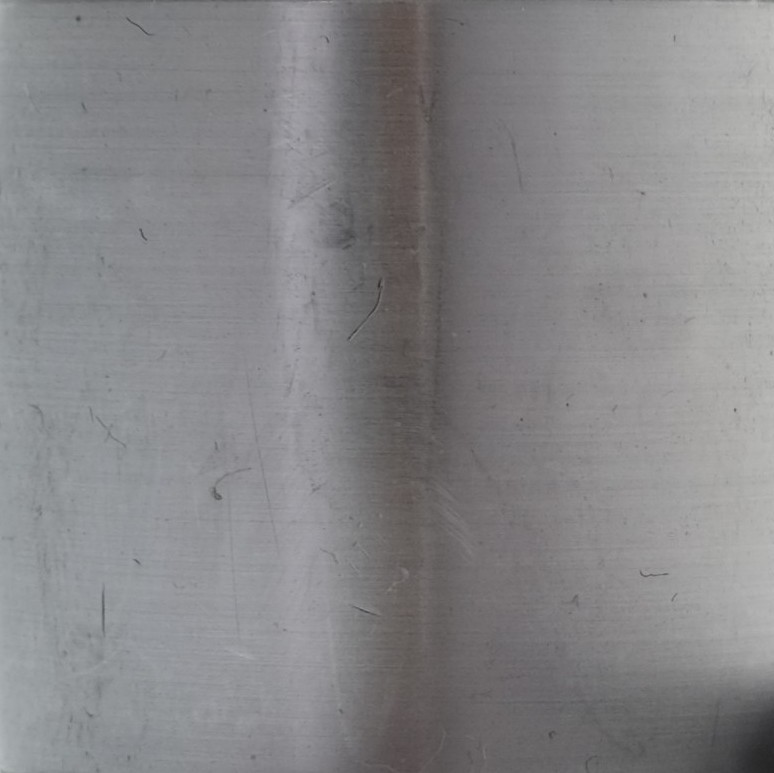
#> input picture test_images/bearing_scrached_fuji_tunnel.jpg, 774 x 773 px
$ jupyter execute --allow-errors bearing_derivative.ipynb
#> lines starting #> are read from the running program, lines starting #| are printed output that depends on the picture; after the words box and inside, x2 and y2 are one past the last pixel; in counts of white or black regions, pixels touching at a corner belong together
### lib/image_lib.py
import sys
import os
import numpy as np
import matplotlib.pyplot as plt
from PIL import Image


def load_img(filename, size=(512, 512), color=False, array=True):

    """Load and return an image-object from the standard path."""
#> called with filename = 'bearing_scrached_fuji_tunnel.jpg', size = (512, 512), color = False, array = True
    path = os.getcwd()
    test_images_path = '/home/tintin/rongheng/cv/test_images/'
    os.chdir(test_images_path)
    try:
        img = Image.open(filename)
#> img is the input picture: PIL image 774x773 RGB; mean R, G, B 134.2, 133.6, 135.6
    except FileNotFoundError:
        print("Error: Image", filename ,"not found")
        sys.exit(1)
    # Back to original path
    os.chdir(path)

    height, width = size
    img.thumbnail((width, height))
#> img: PIL image 512x511 RGB

    if not color:
        # convert to grayscale
        img = img.convert('L')
#> img: PIL image 512x511 L

    if array:
        # return as np.array
        img_array = np.array(img)
        return img_array
    else:
        # return as Pillow.Image
        return img


# [47 lines left out: functions save_img, img_list, resize_img, show_hist, eq_hist, not called in this run]


def show_img(*images, size=(10, 10), color="", vmin=0, vmax=255):
    """Display one or multiple images given as an np.array."""
    image = (i for i in images)
    rows = int(np.round(np.sqrt(len(images))))
    columns = int(np.ceil(np.sqrt(len(images))))

    fig, grid = plt.subplots(rows, columns, squeeze=False,figsize=size)
    frames = [frame for row in grid for frame in row]
    for frame in frames:
        frame.axis("off")
        try:
            if not color:
                if vmax == 255:
                    frame.imshow(next(image))
                else:
                    frame.imshow(next(image), vmin=vmin, vmax=vmax)
            elif color == "bw":
                frame.imshow(next(image), cmap="gray", vmin=vmin, vmax=vmax)
            else:
                frame.imshow(next(image), cmap=color, vmin=vmin, vmax=vmax)
        except StopIteration:
            break
    plt.show()


# [4 lines left out: function normalize, not called in this run]


# [9 lines that do not run on import are left out]

### lib/edge_lib.py
"""Functions to calculate image derivatives."""

import numpy as np
import matplotlib.pyplot as plt
import scipy.ndimage as filters


def threshold(img, threshold, percent=False, invert=False):
    if percent:
        threshold = img.max() * threshold

    """Replace all values bellow a given threshold with 0 rest 255."""
    if invert:
        thresholded_img = np.where(img >= threshold, 0, img)
    else:
        thresholded_img = np.where(img <= threshold, 0, img)

    return thresholded_img


# [93 lines left out: functions derivative, harris_response, get_points, overlay_points, not called in this run]

### notebooks/applications/bearing_derivative.ipynb
[cell 1]
import numpy as np
from scipy import signal as sg
from scipy.ndimage import filters, measurements as measure, morphology as morph

from skimage.morphology import skeletonize
from skimage.measure import label, regionprops

import sys
sys.path.append("/home/tintin/rongheng/cv/")
from lib.image_lib import load_img, show_img, show_hist, resize_img, save_img
from lib.edge_lib import threshold, get_points, overlay_points


img = load_img("bearing_scrached_fuji_tunnel.jpg")

# Sharpening

[cell 2]
sharp_kernel = np.array([[0, -1, 0],
                    [-1, 5, -1],
                    [0, -1, 0]])

sharp_img = sg.convolve(sharp_kernel, img, 'valid')
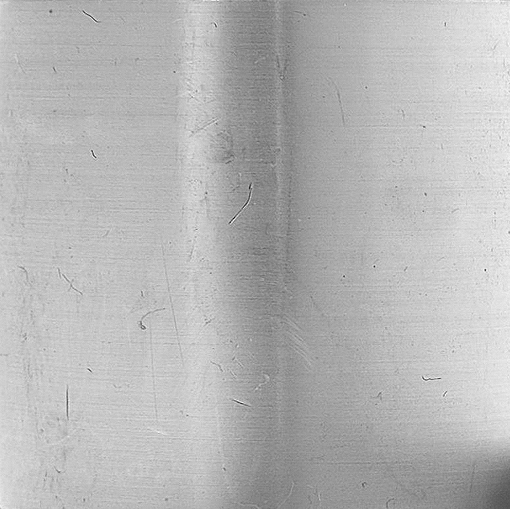
#> sharp_img: shape (509, 510) int64; min -51, max 207, mean 134; drawn with min black and max white
show_img(sharp_img, color="bw")

# Sobel edge detection

[cell 3]
def sobel(img, sigma = 1):
    # Vertical Edges
    img_x = np.zeros(img.shape)
    filters.gaussian_filter(img, (sigma, sigma), (0, 1), img_x)

    # Horizontal Edges
    img_y = np.zeros(img.shape)
    filters.gaussian_filter(img, (sigma, sigma), (1, 0), img_y)

    # Magnitude
    magnitude = np.sqrt(img_x**2 + img_y**2)

    return magnitude

[cell 4]
response_img = sobel(sharp_img)
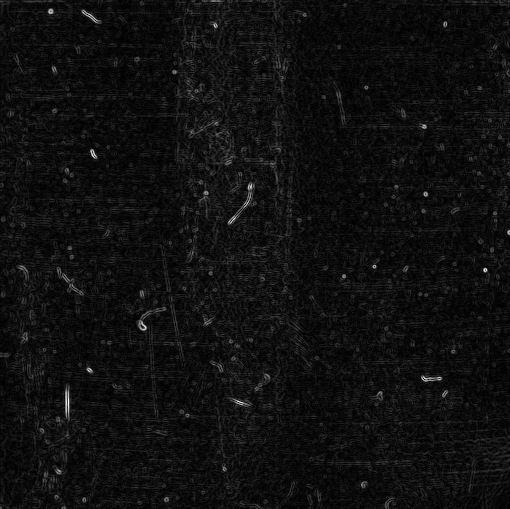
#> response_img: shape (509, 510) float64; min 0.00123, max 35.16, mean 2.2; drawn with min black and max white
show_img(response_img, size=(10,10))

### Threshold and binary

[cell 5]
thresh_img = threshold(response_img, 10)
#> in threshold, `thresholded_img = np.where(img <= threshold, 0, img)`:
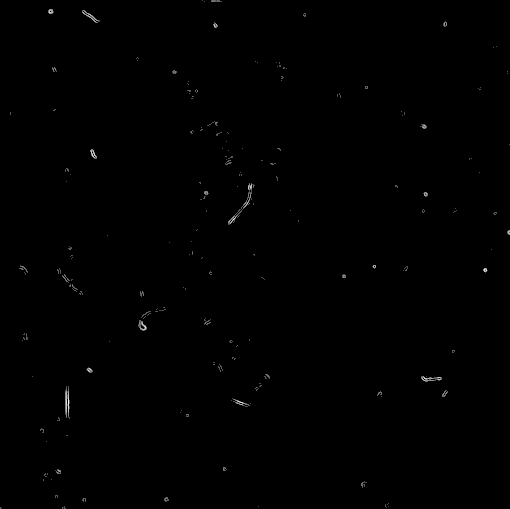
#> thresholded_img: shape (509, 510) float64; min 0, max 35.16, mean 0.1; drawn with min black and max white
binary_img = thresh_img.astype(bool)
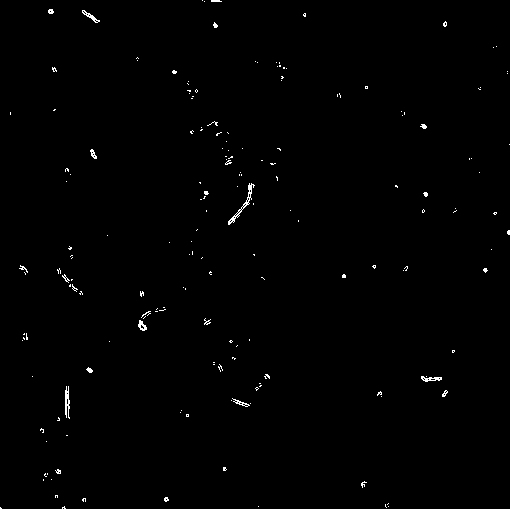
#> binary_img: shape (509, 510) bool; 0.59% white in thin lines or dots

show_img(thresh_img, binary_img, size=(10,10))

# Connect neighboring regions
using first a morphological dialation to connect the neighboring regions and then skeletonizing the regions again to end up with the precise markings.

[cell 6]
struct = morph.generate_binary_structure(2, 2)
print(struct)

dial_img = morph.binary_dilation(binary_img, structure=struct, iterations=2)
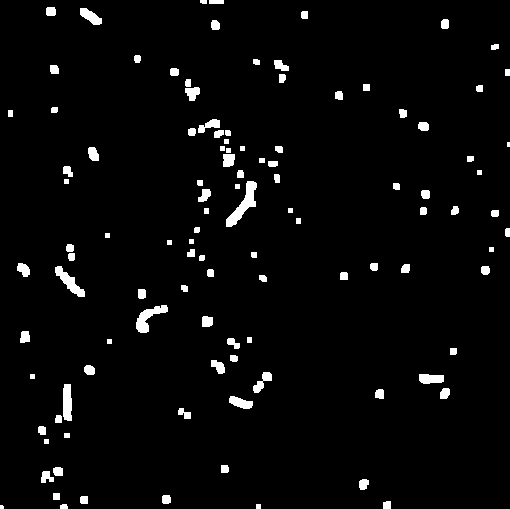
#> dial_img: shape (509, 510) bool; 3.2% white; 110 white regions (2 under 20 px), largest, box (x1, y1, x2, y2) and area: (226, 181, 257, 227) 510, (136, 305, 168, 333) 375, (55, 266, 85, 297) 342
skeleton_img = skeletonize(dial_img,)
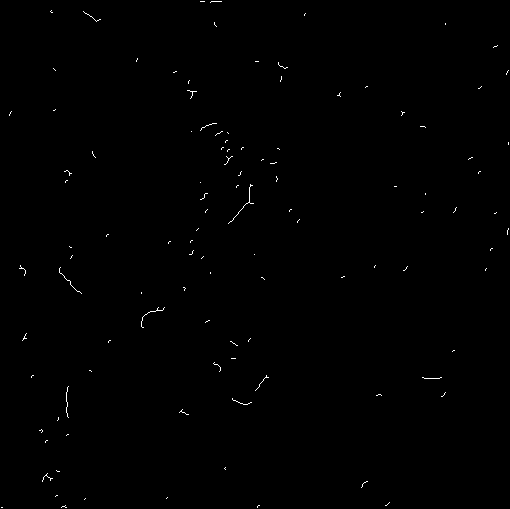
#> skeleton_img: shape (509, 510) bool; 0.3% white in thin lines or dots

show_img(dial_img, skeleton_img, size=(17,17))

[cell 7]
label_img = label(skeleton_img)
#> label_img: shape (509, 510) int32; 111 distinct labels, from 0 to 110
regions = regionprops(label_img, coordinates='rc')
#> regions = 110 regions; largest, box (x1, y1, x2, y2) and area: (228, 184, 254, 224) 49, (141, 307, 165, 328) 38, (59, 267, 82, 294) 32, (66, 386, 69, 418) 32, (232, 398, 252, 405) 21

scraches = []
for region in regions:
    if region.area > 14:
        scrach = {'label':region.label, "area":region.area,
                  'eccentricity':region.eccentricity}
        scraches.append(scrach)
#> this loop made 110 passes
#> scrach on passes 4, 19, 24, 46, 68, 71, 78, 89, 90, 91, 94, 102: {'label': 4, 'area': 18, 'eccentricity': 0.99}, {'label': 19, 'area': 17, 'eccentricity': 0.434}, {'label': 24, 'area': 18, 'eccentricity': 0.993}, {'label': 46, 'area': 49, 'eccentricity': 0.976}, {'label': 68, 'area': 15, 'eccentricity': 0.938}, {'label': 71, 'area': 32, 'eccentricity': 0.996}, {'label': 78, 'area': 38, 'eccentricity': 0.964}, {'label': 89, 'area': 19, 'eccentricity': 0.994}, {'label': 90, 'area': 20, 'eccentricity': 0.998}, {'label': 91, 'area': 32, 'eccentricity': 0.998}, {'label': 94, 'area': 21, 'eccentricity': 0.984}, {'label': 102, 'area': 18, 'eccentricity': 0.752}
#> after the loop, scraches = 12 items

scraches_list = [scrach.get("label") for scrach in scraches]
#> scraches_list = [4, 19, 24, 46, 68, 71, 78, 89, 90, 91, 94, 102]
scraches_img = np.reshape([0 if label not in scraches_list else label
                for label in label_img.flatten()], label_img.shape)
#> scraches_img: shape (509, 510) int64; 13 distinct labels, from 0 to 102

[cell 8]
dial_img = morph.binary_dilation(scraches_img, structure=struct, iterations=1)
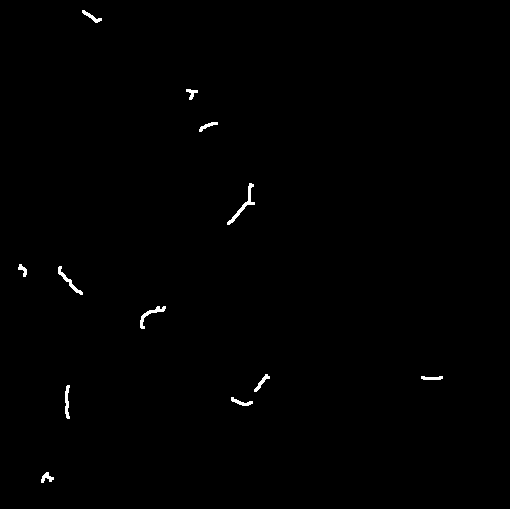
#> dial_img: shape (509, 510) bool; 0.45% white; 12 white regions, largest, box (x1, y1, x2, y2) and area: (227, 183, 255, 225) 193, (140, 306, 166, 329) 144, (58, 266, 83, 295) 138
show_img(scraches_img, dial_img, size=(17,17))

#> (a cell that did not finish here is left out)
